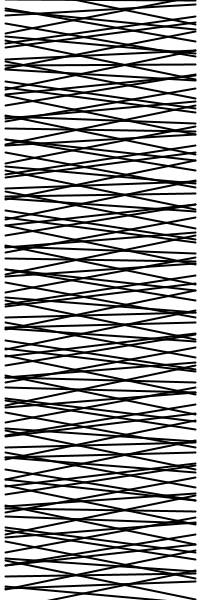
Frame 1 (no input)
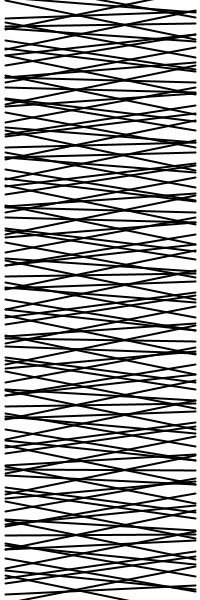
Frame 60 (the mouse pressed at the canvas centre just before this capture)
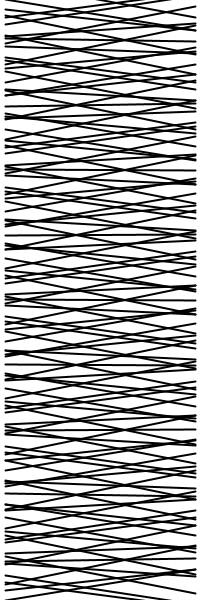
Frame 120 (the mouse held since frame 60 and released just before this capture)

The Processing sketch that drew these frames (run headless with seeded random() and noise(); from frame 60 on, the mouse is pressed at the canvas centre):

// Processing sketch: linedance
// ── linedance.pde

void setup() {
  size(200, 600);
  strokeWeight(2);
}

void draw() {
  background(255);
  for(int i = 0; i < 120; i++) {
    float a = radians(frameCount + (97 * i));
    float x1 = 5;
    float y1 = i * 5 - sin(a) * 20;
    float x2 = 195;
    float y2 = i * 5 - sin(a + PI) * 20;
    line(x1, y1, x2, y2);
  }
}
